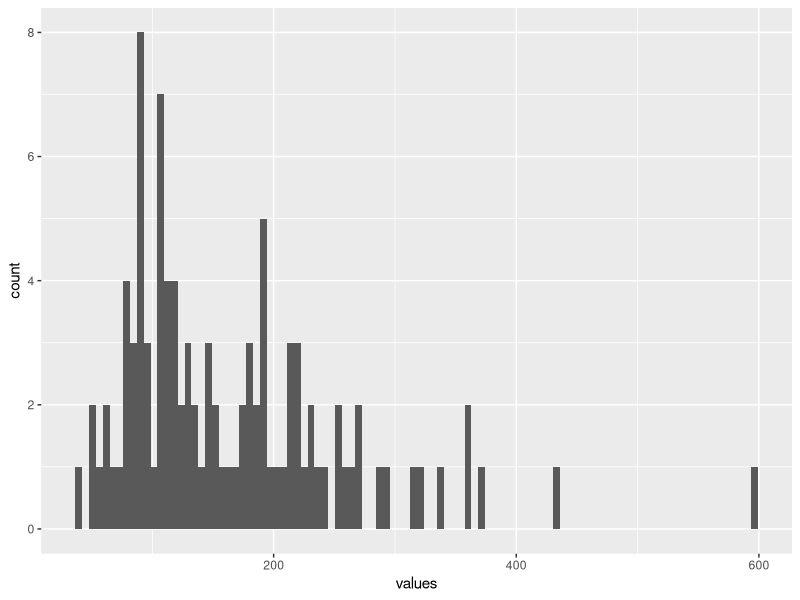
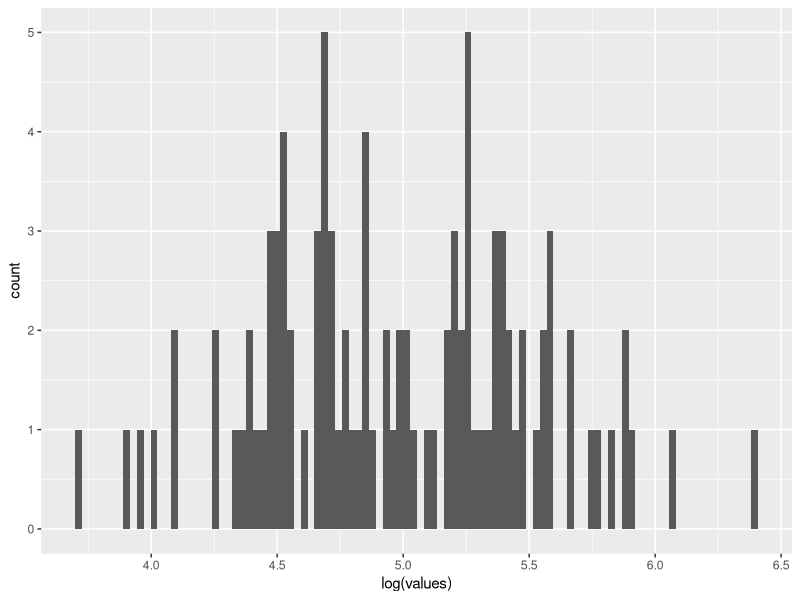
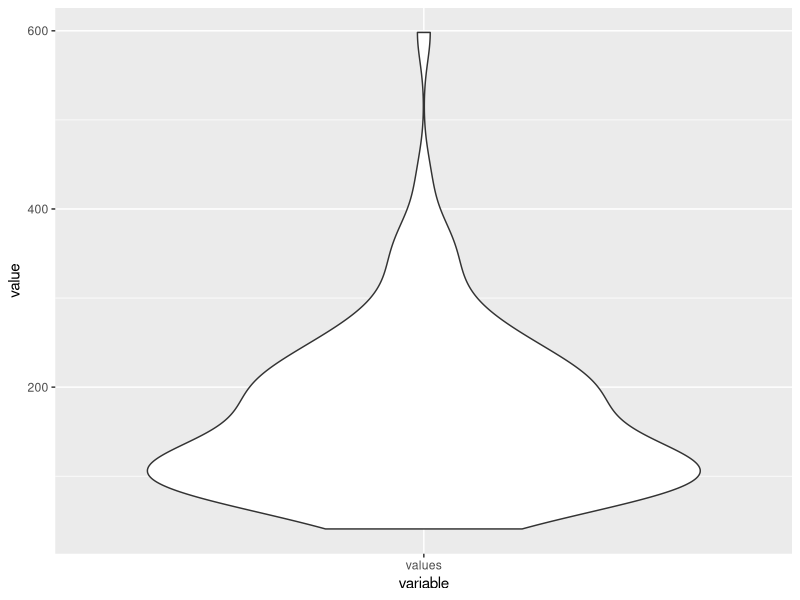

Reproduce these figures in R, in order.
## ---- chunk 1
library(ggplot2)
library(reshape2)
## ---- chunk 2
values <- rlnorm(100, 5, 0.5)
mean_final <- mean(values)
sd_final <- sd(values)
## ---- chunk 3
ggplot(data.frame(values), aes(values)) + geom_histogram(bins = 100)
## ---- chunk 4
ggplot(data.frame(log(values)), aes(log(values))) + geom_histogram(bins = 100)
## ---- chunk 5
data <- reshape2::melt(data.frame(values), id.vars = NULL)
p <- ggplot(data, aes(x = variable, y = value)) + 
  geom_violin()
p
